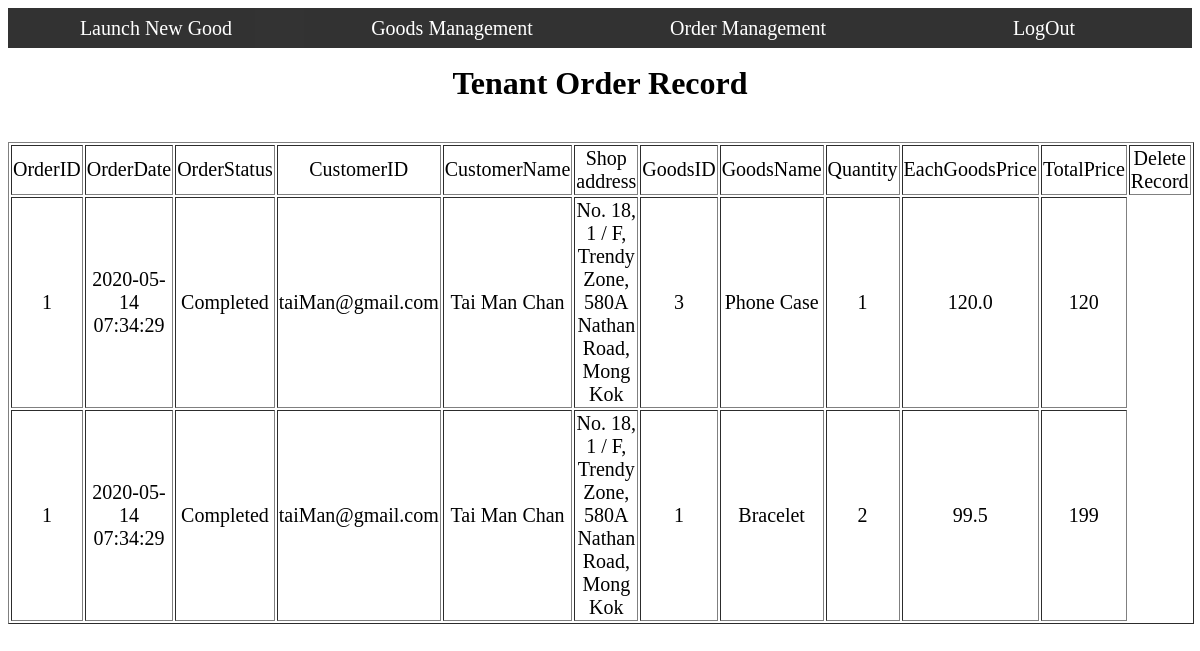
Screenshot of /tenant/tenantOrderRecord.php (signed in) with the database file from the repository.
### tables this page shows
CREATE TABLE `Tenant` (
  `tenantID` varchar(50) PRIMARY KEY,
  `name` varchar(255) NOT NULL,
  `password` varchar(50) NOT NULL
);

CREATE TABLE `Orders` (
  `orderID` int(10) PRIMARY KEY AUTO_INCREMENT,
  `customerEmail` varchar(50) NOT NULL,
  `shopID` int(6) NOT NULL COMMENT 'An order can only order goods from the same shop',
  `orderDateTime` datetime NOT NULL,
  `status` int(1) NOT NULL COMMENT 'The orders should include 3 statuses:  \n1.     “Delivery”: The parts are delivering to shop  \n2.     “Awaiting”: Goods are ready for pick up  \n3.     “Completed”: The goods has been picked up from customer  ',
  FOREIGN KEY (`customerEmail`) REFERENCES `Customer` (`customerEmail`),
  FOREIGN KEY (`shopID`) REFERENCES `Shop` (`shopID`)
);

CREATE TABLE `Customer` (
  `customerEmail` varchar(50) PRIMARY KEY,
  `firstName` varchar(255) NOT NULL,
  `lastName` varchar(255) NOT NULL,
  `password` varchar(50) NOT NULL,
  `phoneNumber` varchar(8) NOT NULL
);

CREATE TABLE `Shop` (
  `shopID` int(6) PRIMARY KEY AUTO_INCREMENT,
  `address` varchar(255) NOT NULL
);

CREATE TABLE `Goods` (
  `goodsID` int(10) PRIMARY KEY AUTO_INCREMENT,
  `showcaseID` int(10) NOT NULL,
  `goodsName` varchar(255) NOT NULL,
  `stockPrice` decimal(10,1) NOT NULL,
  `remainingStock` int(7) NOT NULL DEFAULT 0,
  `status` int(1) NOT NULL COMMENT 'The goods should include 2 stock status:  \n1. “Available”: Show only the available goods.  \n2. “Unavailable”: The goods has been discontinued or not already for sell.  ',
  FOREIGN KEY (`showcaseID`) REFERENCES `Showcase` (`showcaseID`)
);

CREATE TABLE `OrderItem` (
  `orderID` int(10),
  `goodsID` int(10),
  `quantity` int(7) NOT NULL,
  `sellingPrice` decimal(10,1) NOT NULL,
  PRIMARY KEY (`orderID`,`goodsID`),
  FOREIGN KEY (`orderID`) REFERENCES `Orders` (`orderID`),
  FOREIGN KEY (`goodsID`) REFERENCES `Goods` (`goodsID`)
);

### tenant/tenantOrderRecord.php (the view, shortened to what this page needs)
<!DOCTYPE html>
<html lang="en">
<head>
    <link rel="stylesheet" href="../src/style/Main.css">
    <link rel="stylesheet" href="../src/style/tenantCreateItem.css">
    <?php
    $loginID = $_SESSION['loginID'];
    ?>
</head>
<body>
<ul id="menu">
    <li><a href="tenantCreateItem.php">Launch New Good</a></li>
    <li><a href="tenantManageItemList.php">Goods Management</a></li>
    <li><a href="tenantOrderRecord.php">Order Management</a></li>
    <li><a href="../src/php/logout.php">LogOut</a></li>
</ul>
<br>
<br>
<h1>Tenant Order Record</h1>
<br>
<form action="" method="post" id="TenantOrderRecord">
    <table width="500" border="1">
        <tr>
            <td>OrderID</td>
            <td>OrderDate</td>
            <td>OrderStatus</td>
            <td>CustomerID</td>
            <td>CustomerName</td>
            <td>Shop address</td>
            <td>GoodsID</td>
            <td>GoodsName</td>
            <td>Quantity</td>
            <td>EachGoodsPrice</td>
            <td>TotalPrice</td>
            <td>Delete Record</td>
        </tr>
        <?php
        include("../src/php/conn.php");
        $sql =
            "SELECT * FROM tenant
                NATURAL JOIN showcase
                NATURAL JOIN shop
                NATURAL JOIN goods
                NATURAL JOIN orderitem, orders
                NATURAL join customer
                WHERE tenant.tenantID = '$loginID'
                AND orders.orderID = orderitem.orderID
                AND orders.customerEmail = customer.customerEmail
                ORDER BY orderdatetime DESC
            ";
        $rs = mysqli_query($conn, $sql);
        while ($rc = mysqli_fetch_array($rs)) {
            extract($rc);
            $totalprice = $quantity*$sellingPrice;
            switch ($status) {
                default:$status = "Completed";
            }
            echo "<tr>
				            <td>$orderID</td>
				            <td>$orderDateTime</td>
				            <td>$status</td>
				            <td>$customerEmail</td>
				            <td>$firstName $lastName</td>
				            <td>$address</td>
				            <td>$goodsID</td>
				            <td>$goodsName</td>
				            <td>$quantity</td>
				            <td>$sellingPrice</td>
				            <td>$totalprice</td>
			            ";
        }
        ?>
    </table>
</form>
</body>
</html>

### src/style/Main.css (style rules this page uses)
#menu { margin: 0px; padding: 0px; list-style: none; }
#menu li { float: left; width: 25%; height: 40px; background-color: black; opacity: .8; line-height: 40px; text-align: center; font-size: 20px; list-style: none; }
#menu li a { text-decoration: none; color:white; display: block; border-radius: 10px; }

### src/style/tenantCreateItem.css (style rules this page uses)
h1 { text-align: center; }
table { margin-left: auto; margin-right: auto; text-align: center; font-size: 20px; }

### rows the page displays
tenant: orders.orderID "1", orders.orderDateTime "2020-05-14 07:34:29", orders.status "Completed", orders.customerEmail "taiMan@gmail.com", customer.firstName "Tai Man", customer.lastName "Chan", shop.address "No. 18, 1 / F, Trendy Zone, 580A Nathan Road, Mong Kok", goods.goodsID "3", goods.goodsName "Phone Case", orderitem.quantity "1", orderitem.sellingPrice "120.0", orderitem.quantity+sellingPrice "120", goods.goodsID "1", goods.goodsName "Bracelet", orderitem.quantity "2", orderitem.sellingPrice "99.5", orderitem.quantity+sellingPrice "199"
